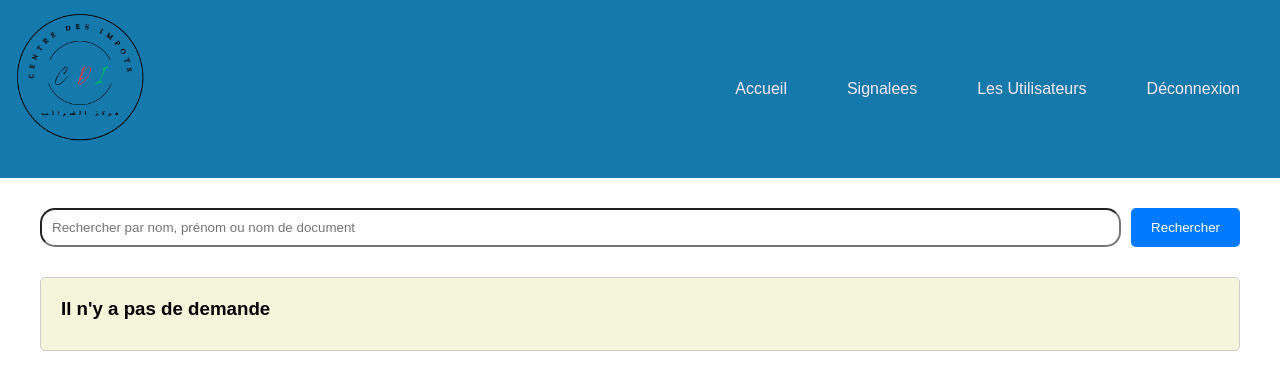
/views/centre/les_demandes_gestion_pret_centre.php (signed in), run on an earlier commit of the app's database.
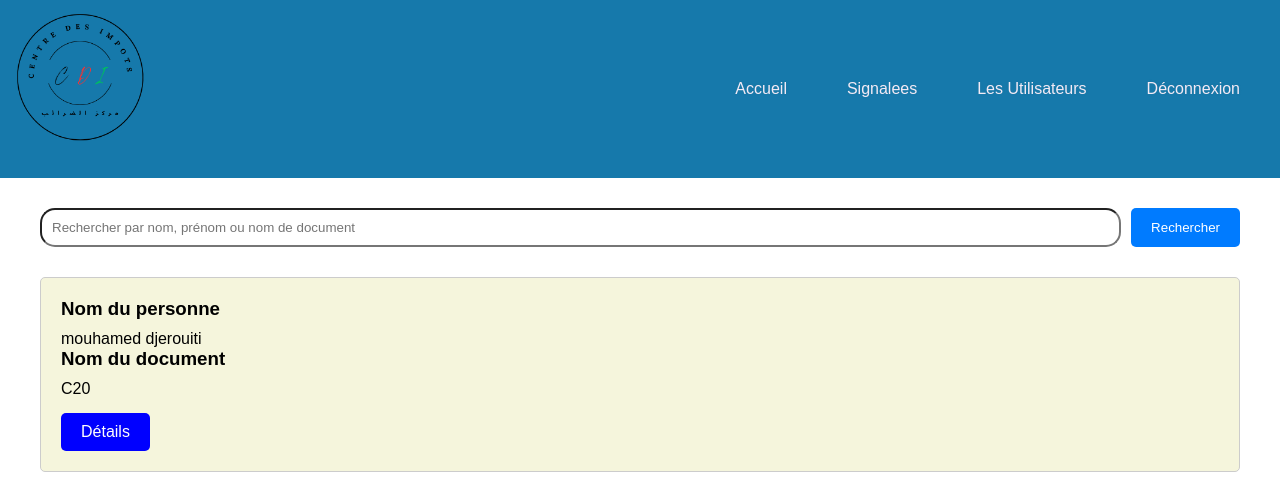
And on a later commit of the database.
### tables this page shows
CREATE TABLE `demande` (
  `id_demande` int(11) NOT NULL,
  `id_personne` int(11) DEFAULT NULL,
  `nom_document` varchar(255) DEFAULT NULL,
  `demande_text` text DEFAULT NULL,
  `date_heure` datetime NOT NULL DEFAULT current_timestamp(),
  `nom_service` varchar(255) DEFAULT NULL
);

CREATE TABLE `personne` (
  `id` int(11) NOT NULL,
  `nom` varchar(255) NOT NULL,
  `prenom` varchar(255) NOT NULL,
  `sexe` enum('homme','femme','autre') NOT NULL,
  `dateNaissance` date NOT NULL,
  `email` varchar(255) NOT NULL,
  `motDePasse` varchar(255) NOT NULL,
  `username` varchar(255) DEFAULT NULL
);

### views/centre/les_demandes_gestion_pret_centre.php (the view, shortened to what this page needs)
<?php
require_once "../../control/db_connection.php";
$search = isset($_GET['search']) ? $_GET['search'] : '';
$sql = "SELECT demande.*, personne.nom AS nom_personne , personne.prenom AS prenom_personne
        FROM demande
        INNER JOIN personne ON demande.id_personne = personne.id
        INNER JOIN reponses ON demande.id_demande = reponses.id_demande
        WHERE demande.nom_service = 'Service Principal de Gestion'
        AND reponses.reponse = 'Accepter'
        AND reponses.traiter = 'oui'
        AND reponses.recuperez = 'non'";
$stmt = $pdo->prepare($sql);
$stmt->execute();
$demandes = $stmt->fetchAll();
?>
<!DOCTYPE html>
<html lang="fr">
<head>
    <link rel="stylesheet" href="../../public/css/style1.css">
</head>
<body>
<header>
    <div class="container">
        <div class="logo">
            <img src="../../public/images/logo1.png" alt="CDI">
        </div>
        <nav class="bar">
            <ul>
            <li><a   href="centre.php">Accueil</a></li>
                <li><a href="les_demandes_sig.php">Signalees</a></li>
                <li><a href="utilisateur.php">Les Utilisateurs</a></li>
                <li><a href="../../control/deconnexion.php" onclick="confirmLogout(event)">Déconnexion</a></li>
            </ul>
        </nav>
    </div>
   </header>
   <div class="search-bar">
    <div class="container">
        <form method="GET" action="les_demandes_gestion_pret_centre.php">
            <input type="text" name="search" placeholder="Rechercher par nom, prénom ou nom de document" value="<?php echo htmlspecialchars($search); ?>">
            <button type="submit">Rechercher</button>
        </form>
    </div>
</div>
    <div class="demandes">
        <div class="container">
            <?php
            if (empty($demandes)) {
                echo "
                <div class='demande-card'>
                    <h3>Il n'y a pas de demande</h3>
                </div>
                ";
            } else {
                foreach ($demandes as $demande) {
                    echo "
                    <div class='demande-card'>
                        <h3>Nom du personne</h3>
                        <p>". $demande['nom_personne'] ." " . $demande['prenom_personne'] . "</p>
                        <h3>Nom du document</h3>
                        <p>". $demande['nom_document'] ."</p>
                        <a class='detail-btn' href='../detail.php?id_demande=". $demande['id_demande'] ."&nom_personne=". $demande['nom_personne'] ."&prenom_personne=". $demande['prenom_personne']."&nom_document=". $demande['nom_document'] ."&nom_service=". $demande['nom_service'] ."&demande_text=". $demande['demande_text'] ."&date_heure=". $demande['date_heure'] ."'>Détails</a>
                    </div>
                    ";
                }
            }
            ?>
        </div>
    </div>
</body>
</html>

What changed in the data, as far as the page shows it:
added demande: id_personne.nom "mouhamed", id_personne.prenom "djerouiti", nom_document "C20"
Also different on the page:
text no longer shown: "Il n'y a pas de demande"
